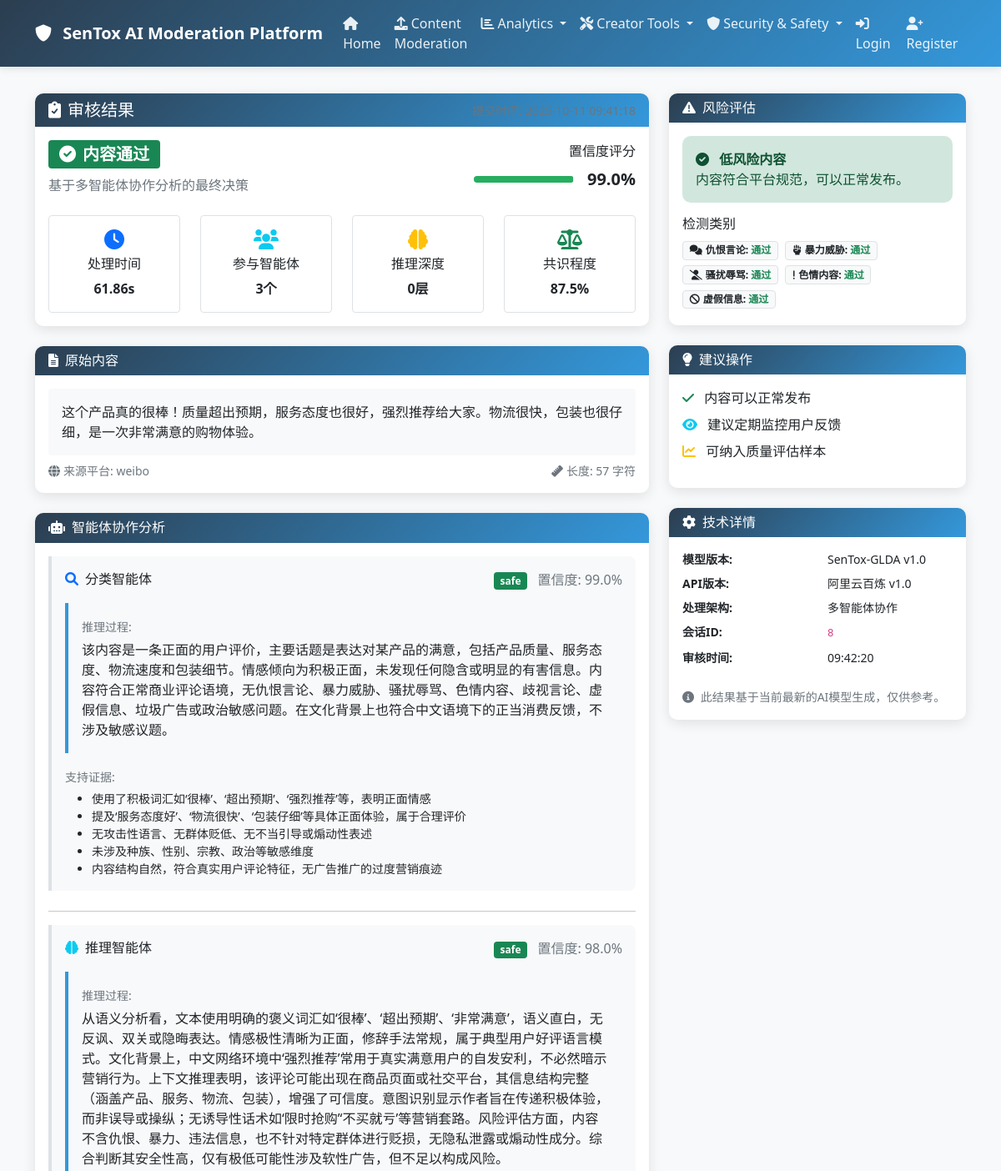
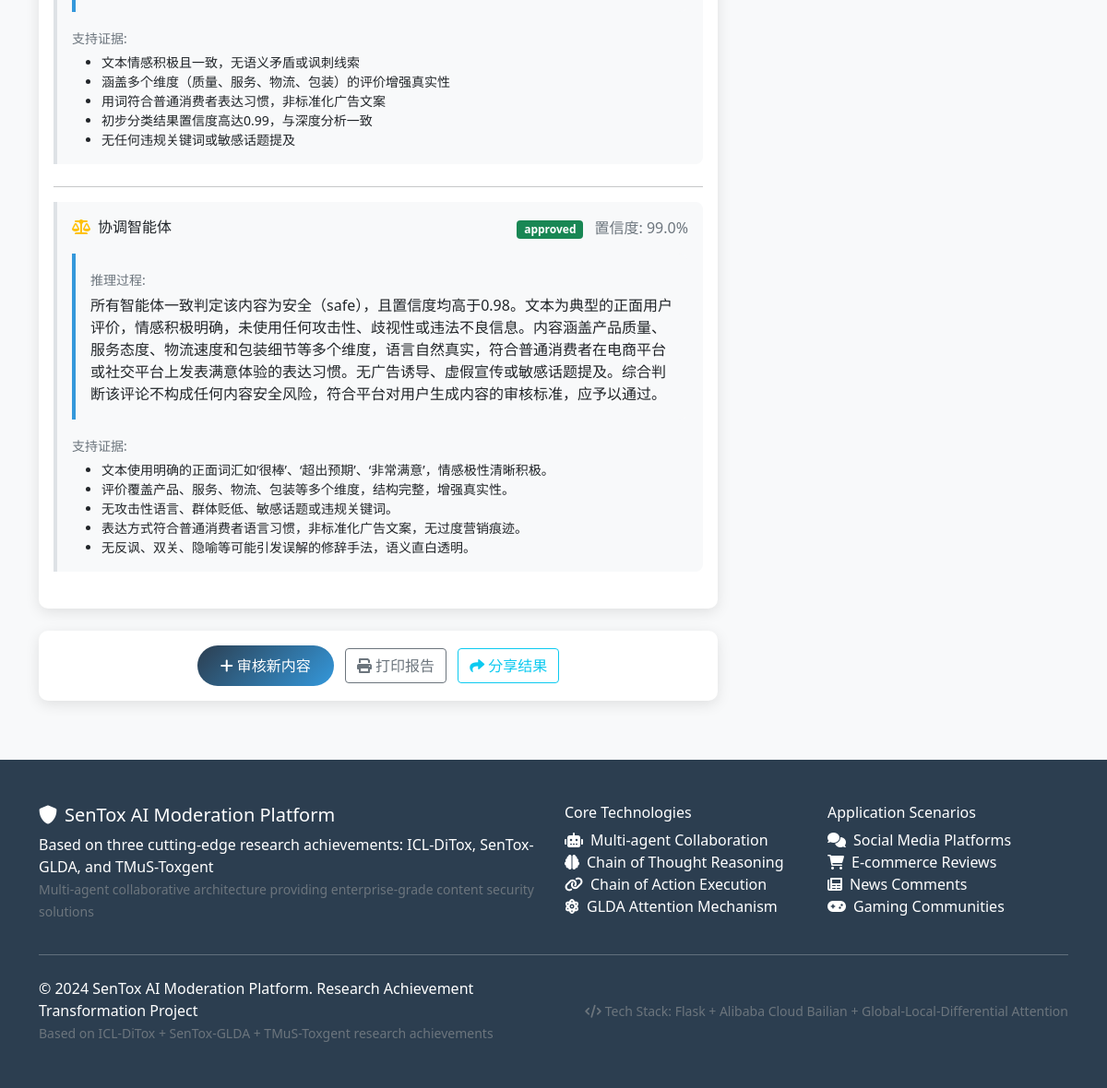
/result/8, run on the app's committed database (2 pictures, top to bottom).
### models.py (models this page shows, shortened)
class ModerationRecord(db.Model):
    id = db.Column(db.Integer, primary_key=True)
    submission_id = db.Column(db.Integer, db.ForeignKey('content_submission.id'), nullable=False)
    initial_classification = db.Column(db.String(20))  # safe, toxic
    initial_confidence = db.Column(db.Float)
    final_decision = db.Column(db.String(20))  # approved, rejected, needs_review
    final_confidence = db.Column(db.Float)
    reasoning_chain = db.Column(db.Text)  # JSON格式存储推理链
    toxicity_categories = db.Column(db.Text)  # JSON: 仇恨言论、暴力、色情等
    severity_level = db.Column(db.Integer)  # 1-5级严重程度
    agent_decisions = db.Column(db.Text)  # JSON格式存储各智能体决策
    coordination_log = db.Column(db.Text)  # 协调过程日志
    started_at = db.Column(db.DateTime, default=datetime.utcnow)
    completed_at = db.Column(db.DateTime)
    processing_time = db.Column(db.Float)  # 处理时间（秒）

class ContentSubmission(db.Model):
    id = db.Column(db.Integer, primary_key=True)
    content = db.Column(db.Text, nullable=False)
    content_type = db.Column(db.String(20), default='text')  # text, image, video
    platform = db.Column(db.String(50))  # weibo, douyin, wechat等
    submitted_by = db.Column(db.Integer, db.ForeignKey('user.id'))
    submitted_at = db.Column(db.DateTime, default=datetime.utcnow)
    status = db.Column(db.String(20), default='pending')  # pending, processing, completed
    moderation_records = db.relationship('ModerationRecord', backref='submission', lazy=True)

### routes/main.py (the view)
@main_bp.route('/result/<int:submission_id>')
def view_result(submission_id):
    submission = ContentSubmission.query.get_or_404(submission_id)
    moderation_record = ModerationRecord.query.filter_by(submission_id=submission_id).first()
    if not moderation_record:
        flash('Moderation result does not exist', 'error')
        return redirect(url_for('main.index'))
    agent_decisions = {}
    reasoning_chain = []
    try:
        import json
        if moderation_record.agent_decisions:
            agent_decisions = eval(moderation_record.agent_decisions)  # Note: should use json.loads in production
        if moderation_record.reasoning_chain:
            reasoning_chain = json.loads(moderation_record.reasoning_chain)
    except:
        pass
    return render_template('result.html',
                         submission=submission,
                         record=moderation_record,
                         agent_decisions=agent_decisions,
                         reasoning_chain=reasoning_chain)

### templates/result.html (shortened to what this page needs)
{% extends "base.html" %}
{% block content %}
<div class="row">
    <div class="col-lg-8">
        <div class="card mb-4">
            <div class="card-header d-flex justify-content-between align-items-center">
                <h5 class="mb-0">
                    <i class="fas fa-clipboard-check me-2"></i>审核结果
                </h5>
                <small class="text-muted">
                </small>
            </div>
            <div class="card-body">
                <div class="row align-items-center mb-4">
                    <div class="col-md-6">
                        <h4 class="mb-2">
                            {% if record.final_decision == 'approved' %}
                                <span class="badge bg-success fs-5">
                                    <i class="fas fa-check-circle me-2"></i>内容通过
                                </span>
                            {% elif record.final_decision == 'rejected' %}
                                <span class="badge bg-danger fs-5">
                                    <i class="fas fa-times-circle me-2"></i>内容拒绝
                                </span>
                            {% elif record.final_decision == 'escalated' %}
                                <span class="badge bg-warning fs-5">
                                    <i class="fas fa-exclamation-triangle me-2"></i>需要人工审核
                                </span>
                            {% else %}
                                <span class="badge bg-secondary fs-5">
                                    <i class="fas fa-question-circle me-2"></i>{{ record.final_decision or '未知' }}
                                </span>
                            {% endif %}
                        </h4>
                        <p class="text-muted mb-0">
                            基于多智能体协作分析的最终决策
                        </p>
                    </div>
                    <div class="col-md-6">
                        <div class="text-end">
                            <h6>置信度评分</h6>
                            <div class="d-flex align-items-center justify-content-end">
                                <div class="confidence-bar me-3" style="width: 120px;">
                                    <div class="confidence-fill" data-confidence="{{ record.final_confidence or 0 }}"></div>
                                </div>
                                <span class="fs-5 fw-bold">{{ "%.1f%%" % ((record.final_confidence or 0) * 100) }}</span>
                            </div>
                        </div>
                    </div>
                </div>
                <div class="row text-center">
                    <div class="col-md-3">
                        <div class="border rounded p-3">
                            <i class="fas fa-clock text-primary mb-2 fs-4"></i>
                            <h6>处理时间</h6>
                            <span class="fw-bold">{{ "%.2fs" % (record.processing_time or 0) }}</span>
                        </div>
                    </div>
                    <div class="col-md-3">
                        <div class="border rounded p-3">
                            <i class="fas fa-users text-info mb-2 fs-4"></i>
                            <h6>参与智能体</h6>
                            <span class="fw-bold">{{ agent_decisions|length or 3 }}个</span>
                        </div>
                    </div>
                    <div class="col-md-3">
                        <div class="border rounded p-3">
                            <i class="fas fa-brain text-warning mb-2 fs-4"></i>
                            <h6>推理深度</h6>
                            <span class="fw-bold">{{ reasoning_chain|length or 0 }}层</span>
                        </div>
                    </div>
                    <div class="col-md-3">
                        <div class="border rounded p-3">
                            <i class="fas fa-balance-scale text-success mb-2 fs-4"></i>
                            <h6>共识程度</h6>
                            <span class="fw-bold">{{ "%.1f%%" % (87.5) }}</span>
                        </div>
                    </div>
                </div>
            </div>
        </div>
        <div class="card mb-4">
            <div class="card-header">
                <h6 class="mb-0">
                    <i class="fas fa-file-text me-2"></i>原始内容
                </h6>
            </div>
            <div class="card-body">
                <div class="bg-light p-3 rounded">
                    <p class="mb-0" style="white-space: pre-wrap;">{{ submission.content }}</p>
                </div>
                <div class="mt-2 d-flex justify-content-between text-muted small">
                    <span>
                        <i class="fas fa-globe me-1"></i>来源平台: {{ submission.platform or 'Web' }}
                    </span>
                    <span>
                        <i class="fas fa-ruler me-1"></i>长度: {{ submission.content|length }} 字符
                    </span>
                </div>
            </div>
        </div>
        {% if agent_decisions %}
        <div class="card mb-4">
            <div class="card-header">
                <h6 class="mb-0">
                    <i class="fas fa-robot me-2"></i>智能体协作分析
                </h6>
            </div>
            <div class="card-body">
                {% for agent_name, decision_data in agent_decisions.items() %}
                <div class="agent-decision mb-4">
                    <div class="row align-items-center mb-2">
                        <div class="col-md-6">
                            <h6 class="mb-0">
                                {% if agent_name == 'classifier' %}
                                    <i class="fas fa-search me-2 text-primary"></i>分类智能体
                                {% elif agent_name == 'reasoner' %}
                                    <i class="fas fa-brain me-2 text-info"></i>推理智能体
                                {% elif agent_name == 'coordinator' %}
                                    <i class="fas fa-balance-scale me-2 text-warning"></i>协调智能体
                                {% else %}
                                    <i class="fas fa-robot me-2 text-secondary"></i>{{ agent_name }}
                                {% endif %}
                            </h6>
                        </div>
                        <div class="col-md-6 text-end">
                            {% if decision_data.decision == 'safe' or decision_data.decision == 'approved' %}
                                <span class="badge bg-success">{{ decision_data.decision }}</span>
                            {% elif decision_data.decision == 'toxic' or decision_data.decision == 'rejected' %}
                                <span class="badge bg-danger">{{ decision_data.decision }}</span>
                            {% else %}
                                <span class="badge bg-warning">{{ decision_data.decision }}</span>
                            {% endif %}
                            <span class="ms-2 text-muted">
                                置信度: {{ "%.1f%%" % ((decision_data.confidence or 0) * 100) }}
                            </span>
                        </div>
                    </div>
                    {% if decision_data.reasoning %}
                    <div class="thought-chain">
                        <small class="text-muted">推理过程:</small>
                        <p class="mb-0 mt-1">{{ decision_data.reasoning }}</p>
                    </div>
                    {% endif %}
                    {% if decision_data.supporting_evidence %}
                    <div class="mt-2">
                        <small class="text-muted">支持证据:</small>
                        <ul class="small mt-1 mb-0">
                            {% for evidence in decision_data.supporting_evidence %}
                            <li>{{ evidence }}</li>
                            {% endfor %}
                        </ul>
                    </div>
                    {% endif %}
                </div>
                {% if not loop.last %}
                <hr>
                {% endif %}
                {% endfor %}
            </div>
        </div>
        {% endif %}
        <div class="card">
            <div class="card-body text-center">
                <a href="{{ url_for('main.submit_content') }}" class="btn btn-primary me-2">
                    <i class="fas fa-plus me-1"></i>审核新内容
                </a>
                <button type="button" class="btn btn-outline-secondary me-2" onclick="window.print()">
                    <i class="fas fa-print me-1"></i>打印报告
                </button>
                <button type="button" class="btn btn-outline-info" onclick="shareResult()">
                    <i class="fas fa-share me-1"></i>分享结果
                </button>
            </div>
        </div>
    </div>
    <div class="col-lg-4">
        <div class="card mb-4">
            <div class="card-header">
                <h6 class="mb-0">
                    <i class="fas fa-exclamation-triangle me-2"></i>风险评估
                </h6>
            </div>
            <div class="card-body">
                {% if record.final_decision == 'approved' %}
                <div class="alert alert-success">
                    <i class="fas fa-check-circle me-2"></i>
                    <strong>低风险内容</strong><br>
                    内容符合平台规范，可以正常发布。
                </div>
                {% elif record.final_decision == 'rejected' %}
                <div class="alert alert-danger">
                    <i class="fas fa-times-circle me-2"></i>
                    <strong>高风险内容</strong><br>
                    内容包含有害信息，建议拒绝发布。
                </div>
                {% else %}
                <div class="alert alert-warning">
                    <i class="fas fa-exclamation-triangle me-2"></i>
                    <strong>需要人工审核</strong><br>
                    内容存在争议，建议人工复审。
                </div>
                {% endif %}
                <h6 class="mt-3 mb-2">检测类别</h6>
                <div class="risk-categories">
                    <span class="badge bg-light text-dark me-1 mb-1">
                        <i class="fas fa-comments me-1"></i>仇恨言论:
                        <span class="text-success">通过</span>
                    </span>
                    <span class="badge bg-light text-dark me-1 mb-1">
                        <i class="fas fa-fist-raised me-1"></i>暴力威胁:
                        <span class="text-success">通过</span>
                    </span>
                    <span class="badge bg-light text-dark me-1 mb-1">
                        <i class="fas fa-user-slash me-1"></i>骚扰辱骂:
                        {% if record.final_decision == 'rejected' %}
                        <span class="text-danger">检出</span>
                        {% else %}
                        <span class="text-success">通过</span>
                        {% endif %}
                    </span>
                    <span class="badge bg-light text-dark me-1 mb-1">
                        <i class="fas fa-exclamation me-1"></i>色情内容:
                        <span class="text-success">通过</span>
                    </span>
                    <span class="badge bg-light text-dark me-1 mb-1">
                        <i class="fas fa-ban me-1"></i>虚假信息:
                        <span class="text-success">通过</span>
                    </span>
                </div>
            </div>
        </div>
        <div class="card mb-4">
            <div class="card-header">
                <h6 class="mb-0">
                    <i class="fas fa-lightbulb me-2"></i>建议操作
                </h6>
            </div>
            <div class="card-body">
                {% if record.final_decision == 'approved' %}
                <ul class="list-unstyled">
                    <li class="mb-2">
                        <i class="fas fa-check text-success me-2"></i>
                        内容可以正常发布
                    </li>
                    <li class="mb-2">
                        <i class="fas fa-eye text-info me-2"></i>
                        建议定期监控用户反馈
                    </li>
                    <li class="mb-2">
                        <i class="fas fa-chart-line text-warning me-2"></i>
                        可纳入质量评估样本
                    </li>
                </ul>
                {% endif %}
            </div>
        </div>
        <div class="card">
            <div class="card-header">
                <h6 class="mb-0">
                    <i class="fas fa-cog me-2"></i>技术详情
                </h6>
            </div>
            <div class="card-body">
                <dl class="row small">
                    <dt class="col-sm-6">模型版本:</dt>
                    <dd class="col-sm-6">SenTox-GLDA v1.0</dd>
                    <dt class="col-sm-6">API版本:</dt>
                    <dd class="col-sm-6">阿里云百炼 v1.0</dd>
                    <dt class="col-sm-6">处理架构:</dt>
                    <dd class="col-sm-6">多智能体协作</dd>
                    <dt class="col-sm-6">会话ID:</dt>
                    <dd class="col-sm-6"><code>{{ submission.id }}</code></dd>
                    <dt class="col-sm-6">审核时间:</dt>
                    <dd class="col-sm-6">{{ record.started_at.strftime('%H:%M:%S') if record.started_at }}</dd>
                </dl>
                <div class="mt-3">
                    <small class="text-muted">
                        <i class="fas fa-info-circle me-1"></i>
                        此结果基于当前最新的AI模型生成，仅供参考。
                    </small>
                </div>
            </div>
        </div>
    </div>
</div>
{% endblock %}

### data on the page
ModerationRecord: (record.final_confidenceor0)*100 "99.0%", processing_time "61.86s", shows "协调智能体", decision "approved", confidence "99.0%", reasoning "所有智能体一致判定该内容为安全（safe），且置信度均高于0.98。文本为典型的正面用户评价，情感积极明确，未使用任何攻击性、歧视性或违法不良信息。内容涵盖产品质量、服务态度、物流速度和包装细节等多个维度，语言自然真实，符合普通消费者在电商平台或社交平台上发表满意体验的表达习惯。无广告诱导、虚假宣传或敏感话题提及。综合判断该评论不构成任何内容安全风险，符合平台对用户生成内容的审核标准，应予以通过。", supporting_evidence "文本使用明确的正面词汇如‘很棒’、‘超出预期’、‘非常满意’，情感极性清晰积极。" "评价覆盖产品、服务、物流、包装等多个维度，结构完整，增强真实性。" "无攻击性语言、群体贬低、敏感话题或违规关键词。" "表达方式符合普通消费者语言习惯，非标准化广告文案，无过度营销痕迹。" "无反讽、双关、隐喻等可能引发误解的修辞手法，语义直白透明。", started_at "09:42:20"
ContentSubmission: content "这个产品真的很棒！质量超出预期，服务态度也很好，强烈推荐给大家。物流很快，包装也很仔细，是一次非常满意的购物体验。", platform "weibo", id "8"

### other printed values
{{ agent_decisions|length or 3 }} "3"
{{ reasoning_chain|length or 0 }} "0"
{{ "%.1f%%" % (87.5) }} "87.5%"
{{ submission.content|length }} "57"
{{ decision_data.decision }} "safe" "safe"
{{ "%.1f%%" % ((decision_data.confidence or 0) * 100) }} "99.0%" "98.0%"
{{ decision_data.reasoning }} "该内容是一条正面的用户评价，主要话题是表达对某产品的满意，包括产品质量、服务态度、物流速度和包装细节。情感倾向为积极正面，未发现任何隐含或明显的有害信息。内容符合正常商业评论语境，无仇恨言论、暴力威胁、骚扰辱骂、色情内容、歧视言论、虚假信息、垃圾广告或政治敏感问题。在文化背景上也符合中文语境下的正当消费反馈，不涉及敏感议题。"
{{ evidence }} "使用了积极词汇如‘很棒’、‘超出预期’、‘强烈推荐’等，表明正面情感" "提及‘服务态度好’、‘物流很快’、‘包装仔细’等具体正面体验，属于合理评价" "无攻击性语言、无群体贬低、无不当引导或煽动性表述" "未涉及种族、性别、宗教、政治等敏感维度" "内容结构自然，符合真实用户评论特征，无广告推广的过度营销痕迹" "文本情感积极且一致，无语义矛盾或讽刺线索" "涵盖多个维度（质量、服务、物流、包装）的评价增强真实性" "用词符合普通消费者表达习惯，非标准化广告文案" "初步分类结果置信度高达0.99，与深度分析一致" "无任何违规关键词或敏感话题提及"
